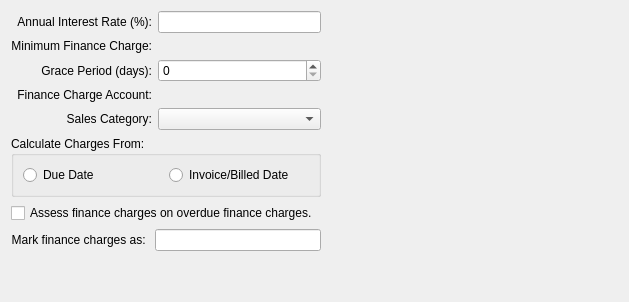
     <widget class="QWidget" name="_fc">
      <attribute name="title">
       <string>Finance Charges</string>
      </attribute>
      <layout class="QHBoxLayout" name="horizontalLayout_10">
       <item>
        <layout class="QVBoxLayout" name="verticalLayout_9">
         <item>
          <layout class="QGridLayout" name="gridLayout_15">
           <item row="3" column="1">
            <widget class="GLCluster" name="_financeChargeAccount"/>
           </item>
           <item row="0" column="0">
            <widget class="QLabel" name="_annualInterestRateLit">
             <property name="text">
              <string>Annual Interest Rate (%):</string>
             </property>
             <property name="alignment">
              <set>Qt::AlignRight|Qt::AlignTrailing|Qt::AlignVCenter</set>
             </property>
            </widget>
           </item>
           <item row="0" column="1">
            <widget class="XLineEdit" name="_annualInterestRate">
             <property name="alignment">
              <set>Qt::AlignRight|Qt::AlignTrailing|Qt::AlignVCenter</set>
             </property>
            </widget>
           </item>
           <item row="1" column="0">
            <widget class="QLabel" name="_minFinanceChargeLit">
             <property name="text">
              <string>Minimum Finance Charge:</string>
             </property>
             <property name="alignment">
              <set>Qt::AlignRight|Qt::AlignTrailing|Qt::AlignVCenter</set>
             </property>
            </widget>
           </item>
           <item row="1" column="1">
            <widget class="CurrCluster" name="_minFinanceCharge">
             <property name="localControl">
              <bool>true</bool>
             </property>
             <property name="currencyEditable" stdset="0">
              <bool>false</bool>
             </property>
            </widget>
           </item>
           <item row="2" column="0">
            <widget class="QLabel" name="_gracePeriodLit">
             <property name="text">
              <string>Grace Period (days):</string>
             </property>
             <property name="alignment">
              <set>Qt::AlignRight|Qt::AlignTrailing|Qt::AlignVCenter</set>
             </property>
            </widget>
           </item>
           <item row="2" column="1">
            <widget class="QSpinBox" name="_gracePeriod"/>
           </item>
           <item row="3" column="0">
            <widget class="QLabel" name="_financeChargeAccountLit">
             <property name="text">
              <string>Finance Charge Account:</string>
             </property>
             <property name="alignment">
              <set>Qt::AlignRight|Qt::AlignTrailing|Qt::AlignVCenter</set>
             </property>
            </widget>
           </item>
           <item row="4" column="0">
            <widget class="QLabel" name="_salesCatLit">
             <property name="text">
              <string>Sales Category:</string>
             </property>
             <property name="alignment">
              <set>Qt::AlignRight|Qt::AlignTrailing|Qt::AlignVCenter</set>
             </property>
            </widget>
           </item>
           <item row="4" column="1">
            <widget class="XComboBox" name="_salesCat">
             <property name="allowNull">
              <bool>true</bool>
             </property>
             <property name="type">
              <enum>XComboBox::SalesCategoriesActive</enum>
             </property>
            </widget>
           </item>
          </layout>
         </item>
         <item>
          <widget class="QGroupBox" name="_calculateChargesGroup">
           <property name="title">
            <string>Calculate Charges From:</string>
           </property>
           <layout class="QHBoxLayout" name="horizontalLayout_9">
            <item>
             <widget class="QRadioButton" name="_dueDate">
              <property name="text">
               <string>Due Date</string>
              </property>
             </widget>
            </item>
            <item>
             <widget class="QRadioButton" name="_invoiceDate">
              <property name="text">
               <string>Invoice/Billed Date</string>
              </property>
             </widget>
            </item>
           </layout>
          </widget>
         </item>
         <item>
          <widget class="QCheckBox" name="_assignOnOverdue">
           <property name="text">
            <string>Assess finance charges on overdue finance charges. </string>
           </property>
          </widget>
         </item>
         <item>
          <layout class="QHBoxLayout" name="horizontalLayout_8">
           <item>
            <widget class="QLabel" name="_financeChargeLabelLit">
             <property name="text">
              <string>Mark finance charges as: </string>
             </property>
             <property name="alignment">
              <set>Qt::AlignRight|Qt::AlignTrailing|Qt::AlignVCenter</set>
             </property>
            </widget>
           </item>
           <item>
            <widget class="QLineEdit" name="_financeChargeLabel"/>
           </item>
          </layout>
         </item>
         <item>
          <spacer name="verticalSpacer_2">
           <property name="orientation">
            <enum>Qt::Vertical</enum>
           </property>
           <property name="sizeHint" stdset="0">
            <size>
             <width>20</width>
             <height>40</height>
            </size>
           </property>
          </spacer>
         </item>
        </layout>
       </item>
       <item>
        <spacer name="horizontalSpacer_8">
         <property name="orientation">
          <enum>Qt::Horizontal</enum>
         </property>
         <property name="sizeHint" stdset="0">
          <size>
           <width>297</width>
           <height>20</height>
          </size>
         </property>
        </spacer>
       </item>
      </layout>
     </widget>
